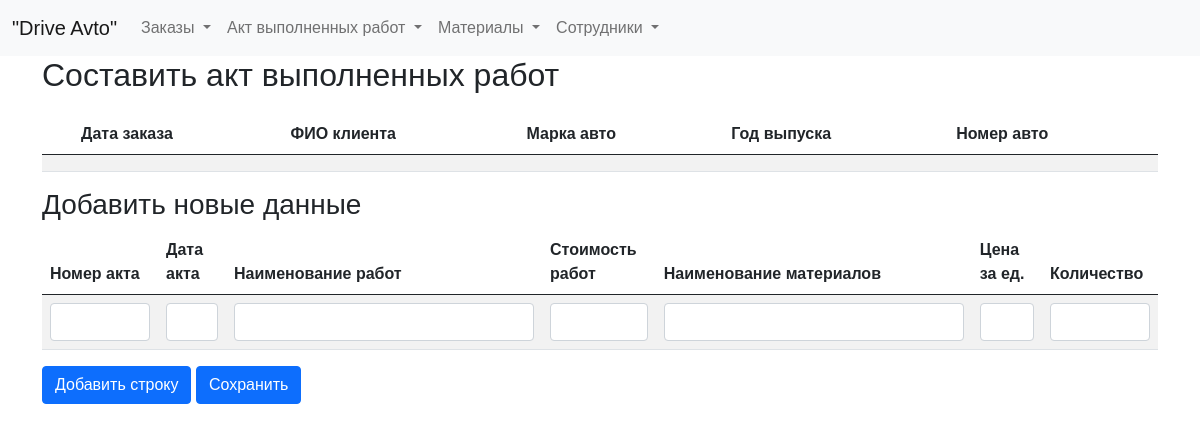
Page /edit_entry_act/8 on the earlier database version.
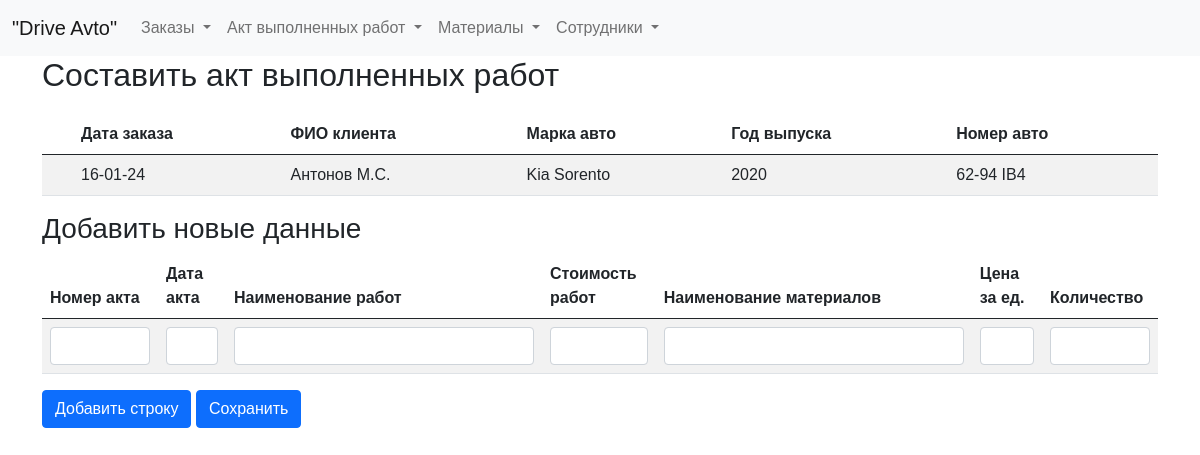
Same page on the later database version.
### tables this page shows
CREATE TABLE log (
id integer PRIMARY KEY AUTOINCREMENT,
date_order text NOT NULL,
name_customer text NOT NULL,
brand_car text NOT NULL,
year_car text NOT NULL,
number_car text NOT NULL,
text_order text NOT NULL,
id_act integer
);

### fcompany.py (the view)
@app.route('/edit_entry_act/<int:entry_id>', methods=['GET'])
def edit_entry_act(entry_id):
    entry_data = dbase.get_entry(entry_id)
    return render_template('act.html', title="Составить акт выполненных работ", entry_data=entry_data)

### FDataBase.py (called while the page is built)
    def get_entry(self, entry_id):
        sql = '''SELECT * FROM log WHERE id = ?'''
        try:
            self.__cur.execute(sql, (entry_id,))
            res = self.__cur.fetchone()
            if res:
                return dict(res)
        except Exception as e:
            print("Ошибка при получении записи из БД:", str(e))
        return None

### fcompany.py (called while the page is built)
def connect_db():  # общая функция для установления соединения с БД
    conn = sqlite3.connect(app.config['DATABASE'])
    conn.row_factory = sqlite3.Row  # записи будут представлены не в виде кортежей, а в виде словаря (для исп в шаблонах)
    return conn

def get_db():
    if not hasattr(g, 'link_db'):
        g.link_db = connect_db()
    return g.link_db

@app.before_request
def before_request():
    global dbase
    db = get_db()
    dbase = FDataBase(db)

### templates/act.html (shortened to what this page needs)
{% extends 'base.html' %}
{% block content %}
<h2>Составить акт выполненных работ</h2>
<div class="table-responsive">
    <form action="/edit_entry_act/{{ entry_data.id }}" method="post" class="form-contact">
        <table id="myTable" class="table table-striped max-width: 100%">
            <thead>
                <tr>
                    <th scope="col"></th>
                    <th scope="col">Дата заказа</th>
                    <th scope="col">ФИО клиента</th>
                    <th scope="col">Марка авто</th>
                    <th scope="col">Год выпуска</th>
                    <th scope="col">Номер авто</th>
                </tr>
            </thead>
            <tbody>
                <tr>
                    <th scope="row"></th>
                    <td>{{ entry_data.date_order }}</td>
                    <td>{{ entry_data.name_customer }}</td>
                    <td>{{ entry_data.brand_car }}</td>
                    <td>{{ entry_data.year_car }}</td>
                    <td>{{ entry_data.number_car }}</td>
                </tr>
            </tbody>
        </table>
<h3>Добавить новые данные</h3>
        <table id="newDataTable" class="table table-striped">
        <thead>
            <tr>
                <th scope="col">Номер акта</th>
                <th scope="col">Дата акта</th>
                <th scope="col">Наименование работ</th>
                <th scope="col">Стоимость работ</th>
                <th scope="col">Наименование материалов</th>
                <th scope="col">Цена за ед.</th>
                <th scope="col">Количество</th>
            </tr>
        </thead>
        <tbody>
            <tr>
                <td><input type="number" name="id_act[]" class="form-control" style="width: 100px;" ></td>
                <td><input type="text" name="date_act[]" class="form-control"></td>
                <td><input type="text" name="name_work[]" class="form-control" style="width: 300px;" ></td>
                <td><input type="number" name="price_work[]" class="form-control"></td>
                <td><input type="text" name="name[]" class="form-control" style="width: 300px;" ></td>
                <td><input type="number" name="price_unit[]" class="form-control"></td>
                <td><input type="number" name="quantity[]" class="form-control" style="width: 100px;"></td>
            </tr>
        </tbody>
    </table>
    <button type="button" class="btn btn-primary" onclick="addRow()">Добавить строку</button>
    <button type="submit" class="btn btn-primary">Сохранить</button>
</form>
</div>
{% endblock %}

Differences in the rows shown:
added log: date_order "16-01-24", name_customer "Антонов М.С.", brand_car "Kia Sorento", year_car "2020", number_car "62-94 IB4"
